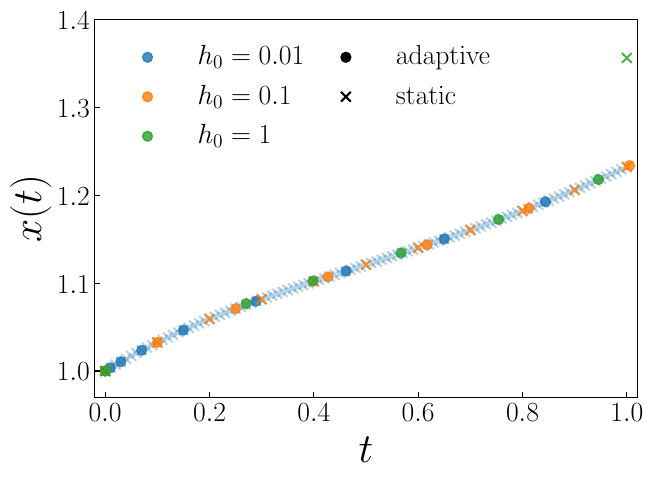

The script that saved this image:
import numpy as np
from scipy.interpolate import interp1d
from scipy.optimize import bisect
from main import *

import matplotlib.pyplot as plt
plt.rcParams.update({
    'text.latex.preamble': r'\usepackage{amsmath}',
    'text.usetex': True,
    'font.family': 'sans-serif',
    'font.sans-serif': ['Helvetica']
})

if __name__ == '__main__':

    f = lambda x,t: 1.5*np.sin(2*x) - x*np.cos(t)
    h = [1e-2,0.1,1]
    results  = []
    results1 = []
    for _ in h:
        results.append(solve_ODE(f,0,1,_,1,method='RKF45'))
        results1.append(solve_ODE(f,0,1,_,1,method='RKF45',adaptive=False))


    nrows,ncols = 1,1
    fig,ax = plt.subplots(nrows=nrows,ncols=ncols,figsize=(7*ncols,5*nrows))

    for i,_ in enumerate(h):
        t,x = results[i]
        ax.scatter(t,x,marker='o',s=50,color='C%d'%i,edgecolor='C%d'%i,alpha=0.8,label=r'$h_0=%.1g$'%_)

        t,x = results1[i]
        ax.scatter(t,x,marker='x',s=50,color='C%d'%i,alpha=[0.3,0.8,0.8][i])


    ax.scatter([],[],marker='o',s=50,color='k',label=r'$\rm adaptive$')
    ax.scatter([],[],marker='x',s=50,color='k',label=r'$\rm static$')

    ax.tick_params(axis='both',which='major',direction='in',labelsize=20)
    ax.legend(fontsize=20,loc='upper left',frameon=False,ncol=2,columnspacing=0.5)
    ax.set_xlabel(r'$t$',size=30)
    ax.set_ylabel(r'$x(t)$',size=30)
    ax.set_xlim(-0.02,1.02)
    ax.set_ylim(0.97,1.4)

    plt.show()
    # fig.savefig(r'prob3.pdf',bbox_inches='tight')